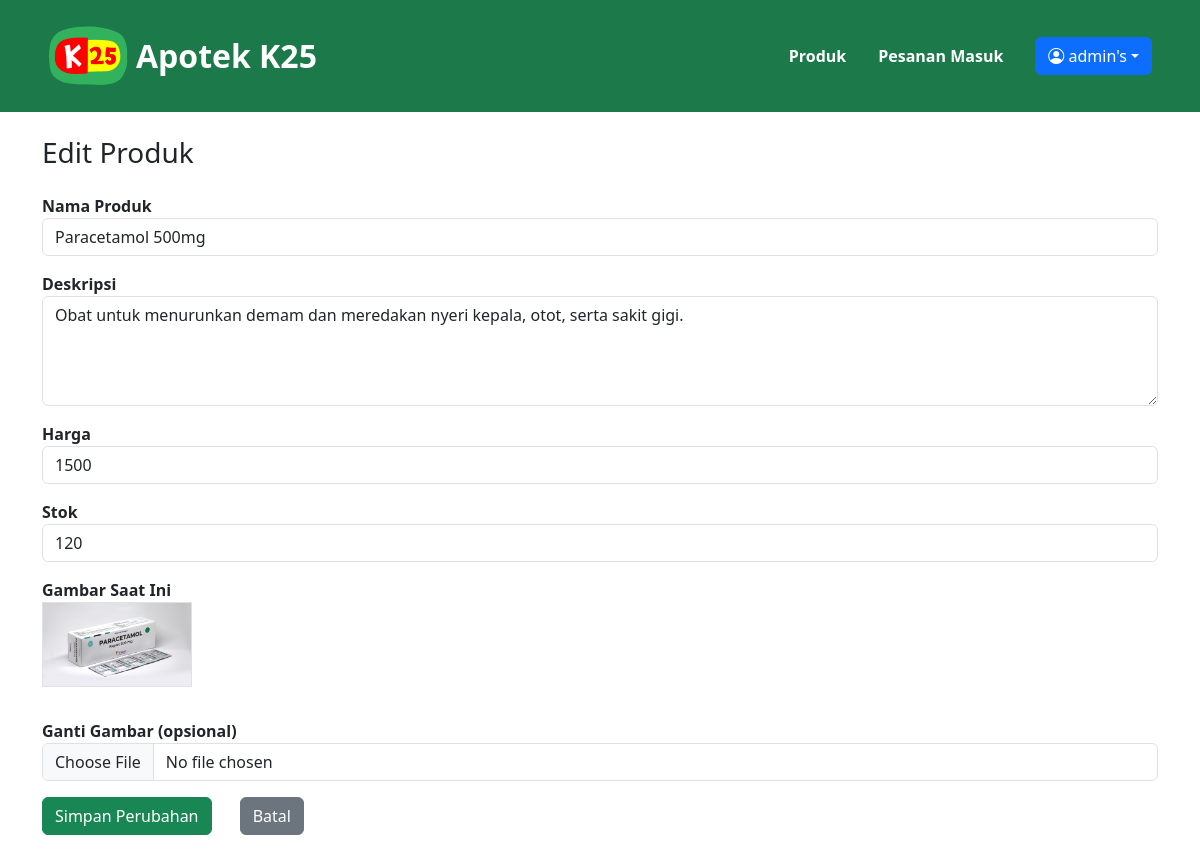
Page /admin/edit_produk.php?id=1 (signed in) on the committed database.
### tables this page shows
CREATE TABLE `obat` (
  `id_obat` int(11) NOT NULL,
  `gambar` varchar(255) DEFAULT NULL,
  `nama_obat` varchar(100) NOT NULL,
  `deskripsi` text DEFAULT NULL,
  `stok` int(11) DEFAULT 0,
  `harga` int(11) NOT NULL
);

### admin/edit_produk.php (the view, shortened to what this page needs)
<?php
include "../connection.php";
if (isset($_GET['id'])) {
    $id = $_GET['id'];
} else if (isset($_POST['submit'])) {
    $id = $_POST['id'];
}
$query = mysqli_query($connect, "SELECT * FROM obat WHERE id_obat='$id'");
$data = mysqli_fetch_assoc($query);
?>
<!doctype html>
<html lang="en">
<head>
    <link rel="stylesheet" href="https://cdn.jsdelivr.net/npm/bootstrap-icons@1.13.1/font/bootstrap-icons.min.css">
    <link href="https://cdn.jsdelivr.net/npm/bootstrap@5.3.8/dist/css/bootstrap.min.css" rel="stylesheet">
</head>
<body style="background-color: #ffffff;">
    <?php include ('adminHeader.php'); ?>
<div class="container m-4 mx-auto">
    <h3>Edit Produk</h3>
    <form action="edit_produk.php" method="POST" enctype="multipart/form-data">
        <label class="mt-3">Nama Produk</label>
        <input type="text" name="nama_obat" value="<?= $data['nama_obat']; ?>" class="form-control" required>
        <label class="mt-3">Deskripsi</label>
        <textarea name="deskripsi" class="form-control" rows="4" required><?= $data['deskripsi']; ?></textarea>
        <label class="mt-3">Harga</label>
        <input type="number" name="harga" value="<?= $data['harga']; ?>" class="form-control" required>
        <label class="mt-3">Stok</label>
        <input type="number" name="stok" value="<?= $data['stok']; ?>" class="form-control" required>
        <label class="mt-3">Gambar Saat Ini</label><br>
        <img src="../images/<?= $data['gambar']; ?>" width="150" class="border mb-3"><br>
        <label class="mt-3">Ganti Gambar (opsional)</label>
        <input type="file" name="gambar" class="form-control">
        <button type="submit" name="submit" class="btn btn-success mt-3">Simpan Perubahan</button>
        <a href="produk.php" class="btn btn-secondary mt-3 ms-4">Batal</a>
    </form>
</div>
</body>
</html>

### admin/edit_produk.php (style rules this page uses)
label { font-weight: bold; }

### rows in the picture
obat: nama_obat "Paracetamol 500mg", deskripsi "Obat untuk menurunkan demam dan meredakan nyeri kepala, otot, serta sakit gigi.", harga "1500", stok "120", gambar (picture)

### other values in the picture
$username "admin"
